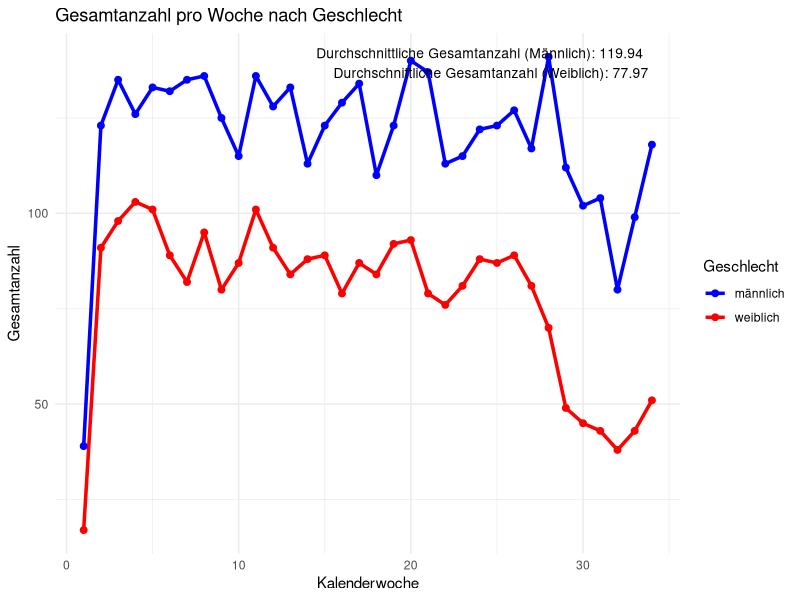
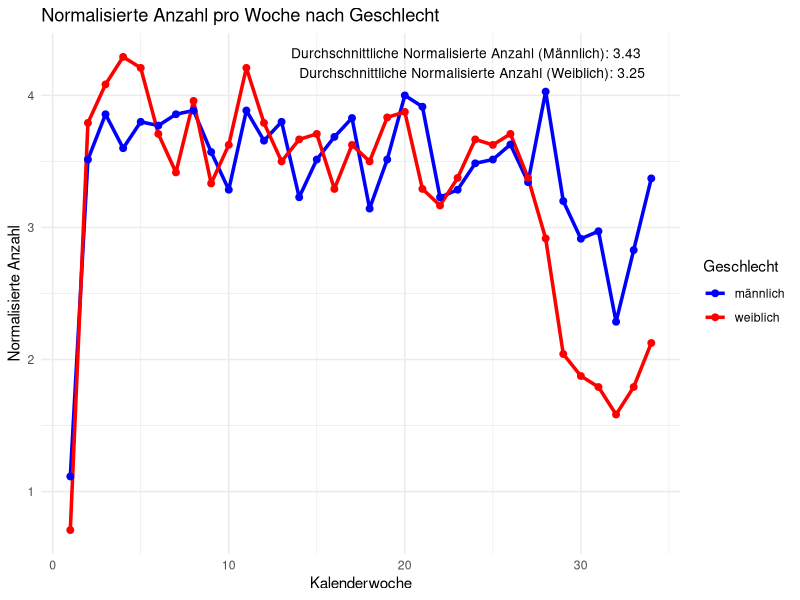
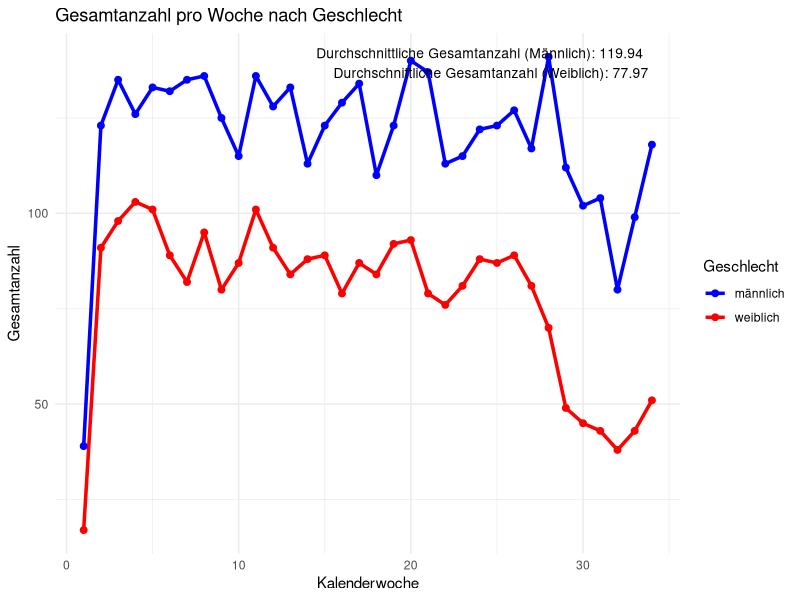
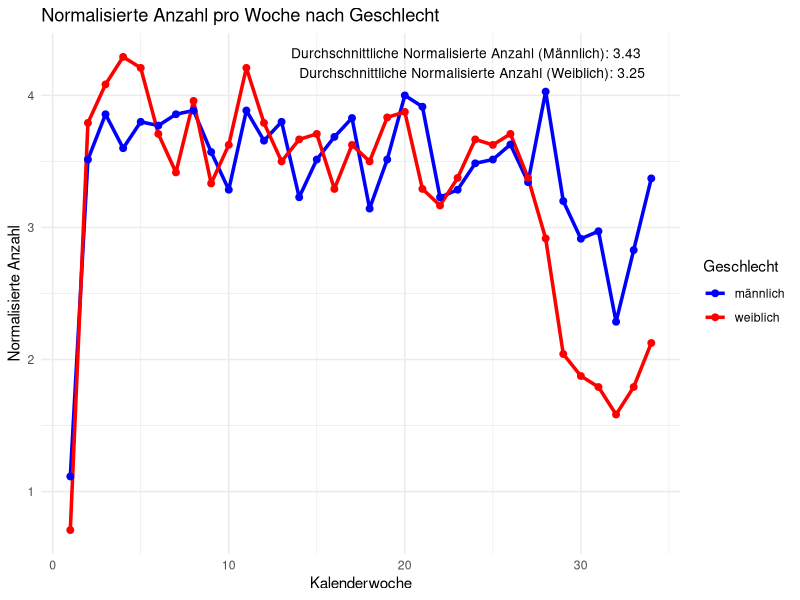

The R script that drew these images, in order:
# Load necessary libraries
library(dplyr)
library(ggplot2)

# Load the data
data <- read.csv("merged_data_sex.csv", sep = ";")

# Summarize the total count per gender and per calendar week
total_counts <- data %>%
  group_by(Geschlecht, Kalenderwoche) %>%
  summarize(Total_Count = sum(Anzahl))

# Calculate the number of unique individuals per gender
unique_individuals <- data %>%
  group_by(Geschlecht) %>%
  summarize(Unique_Individuals = n_distinct(ID))

# Merge total counts with the number of unique individuals
adjusted_data <- total_counts %>%
  left_join(unique_individuals, by = "Geschlecht") %>%
  mutate(Normalized_Count = Total_Count / Unique_Individuals)

# Define custom colors for genders
gender_colors <- c("männlich" = "blue", "weiblich" = "red")

# Summary of total counts per gender
total_summary <- total_counts %>%
  group_by(Geschlecht) %>%
  summarize(Average_Total_Count = mean(Total_Count))

# Summary of normalized counts per gender
normalized_summary <- adjusted_data %>%
  group_by(Geschlecht) %>%
  summarize(Average_Normalized_Count = mean(Normalized_Count))

# Add summaries as annotations
total_summary_text <- paste(
  "Durchschnittliche Gesamtanzahl (Männlich):", round(total_summary$Average_Total_Count[total_summary$Geschlecht == "männlich"], 2), "\n",
  "Durchschnittliche Gesamtanzahl (Weiblich):", round(total_summary$Average_Total_Count[total_summary$Geschlecht == "weiblich"], 2)
)

normalized_summary_text <- paste(
  "Durchschnittliche Normalisierte Anzahl (Männlich):", round(normalized_summary$Average_Normalized_Count[normalized_summary$Geschlecht == "männlich"], 2), "\n",
  "Durchschnittliche Normalisierte Anzahl (Weiblich):", round(normalized_summary$Average_Normalized_Count[normalized_summary$Geschlecht == "weiblich"], 2)
)

# Plot the total counts per gender as a line plot with specified colors
total_count_plot <- ggplot(total_counts, aes(x = Kalenderwoche, y = Total_Count, color = Geschlecht, group = Geschlecht)) +
  geom_line(size = 1.2) +
  geom_point(size = 2) +
  scale_color_manual(values = gender_colors) +
  labs(title = "Gesamtanzahl pro Woche nach Geschlecht",
       x = "Kalenderwoche",
       y = "Gesamtanzahl") +
  theme_minimal() +
  annotate("text", x = Inf, y = Inf, label = total_summary_text, hjust = 1.1, vjust = 1.5, size = 3.5)

# Plot the normalized counts per gender as a line plot with specified colors
normalized_count_plot <- ggplot(adjusted_data, aes(x = Kalenderwoche, y = Normalized_Count, color = Geschlecht, group = Geschlecht)) +
  geom_line(size = 1.2) +
  geom_point(size = 2) +
  scale_color_manual(values = gender_colors) +
  labs(title = "Normalisierte Anzahl pro Woche nach Geschlecht",
       x = "Kalenderwoche",
       y = "Normalisierte Anzahl") +
  theme_minimal() +
  annotate("text", x = Inf, y = Inf, label = normalized_summary_text, hjust = 1.1, vjust = 1.5, size = 3.5)

print(total_count_plot)
print(normalized_count_plot)

# Save the plots to files with the specified resolution of 1950x550
ggsave("total_per_week_per_sex.png", plot = total_count_plot, width = 1950, height = 550, units = "px")
ggsave("normalized_per_week_per_sex.png", plot = normalized_count_plot, width = 1950, height = 550, units = "px")

# Print the summaries to the console
print(total_summary)
print(normalized_summary)
